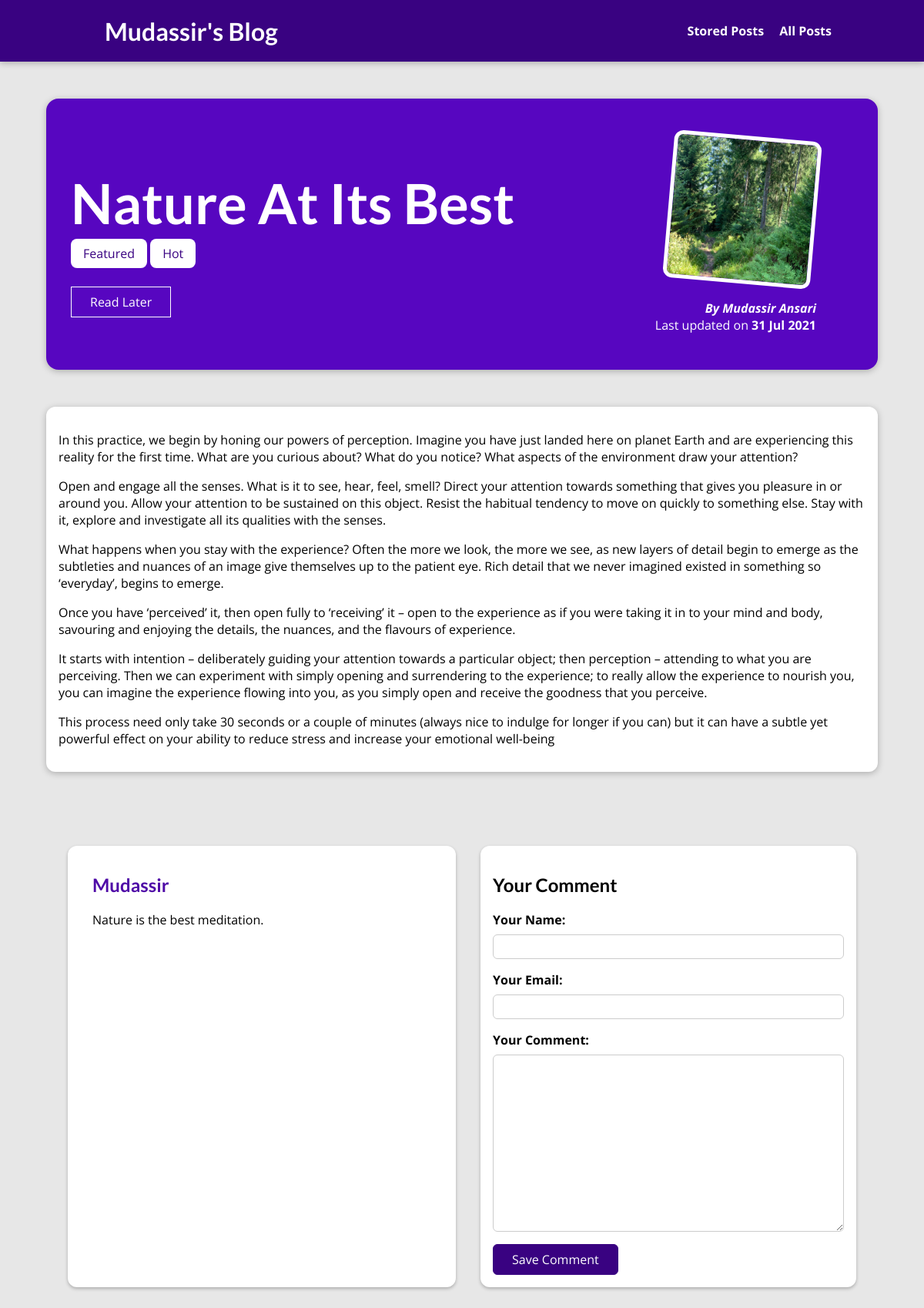
The page /posts/nature-its-best on the database its author committed.
### blog/models.py (models this page shows, shortened)
class Post(models.Model):
    title = models.CharField(max_length=100)
    excerpt = models.CharField(max_length=200)
    image = models.ImageField(upload_to = "posts", null=True)
    date = models.DateField(auto_now=True)
    slug = models.SlugField(unique=True ,default="", null=False, db_index=True)
    content = models.TextField(validators=[MinLengthValidator(20)])
    author = models.ForeignKey(Author, on_delete=models.SET_NULL, null=True, related_name="posts")
    tag = models.ManyToManyField(Tag)

class Tag(models.Model):
    caption = models.CharField(max_length=20)

class Author(models.Model):
    first_name = models.CharField(max_length=40)
    last_name = models.CharField(max_length=40)
    email = models.EmailField()
    def full_name(self):
        return f"{self.first_name} {self.last_name}"
    def __str__(self):
        return self.full_name()

class Comment(models.Model):
    user_name = models.CharField(max_length=120)
    user_email = models.EmailField(max_length=120)
    text = models.TextField(max_length=800)
    post = models.ForeignKey(Post, on_delete=models.CASCADE, related_name="comments")

### blog/views.py (the view, shortened to what this page needs)
# urls.py: path("posts/<slug:slug>", views.PostDetailView.as_view(), name="post_detail"),
class PostDetailView(View):
    def is_stored_post(self, request, post_id):
        stored_posts = request.session.get("stored_posts")
        if stored_posts is not None:
            is_saved_for_later = post_id in stored_posts
        else:
            is_saved_for_later = False
        return is_saved_for_later
    def get(self, request, slug):
        post = get_object_or_404(Post, slug=slug)
        context = {
            "post": post,
            "tags": post.tag.all(),
            "comment_form": CommentForm(),
            "comments": post.comments.all().order_by("-id"),
            "saved_for_later": self.is_stored_post(request, post.id)
        }
        return render(request, "blog/post_detail.html", context)

### blog/forms.py
class CommentForm(forms.ModelForm):
    class Meta:
        model = Comment
        exclude = ["post"]
        labels = {
            "user_name": "Your Name",
            "user_email": "Your Email",
            "text": "Your Comment"
        }

### blog/templates/blog/post_detail.html (shortened to what this page needs)
{% extends 'base.html' %}
{% load static %}
{% block cssfiles %}
<link rel="stylesheet" href="{% static 'blog/post-detail.css' %}">
{% endblock %}
{% block content %}
    <section id="summary">
        <h2>{{ post.title }}</h2>
        <div>
            {% for tag in tags %}
                <span class="tag">{{ tag.caption }}</span>
            {% endfor %}
        </div>
        <div id="read-later">
            <form action="{% url 'read_later' %}" method="POST">
                <button>
                    {% if saved_for_later %}
                    Remove from "Read Later" List
                    {% else %}
                    Read Later
                    {% endif %}
                </button>
            </form>
        </div>
        <article>
            <img src="{{ post.image.url }}" alt="{{ post.title }}">
            <address>By <a href="mailto:{{ post.author.email }}">{{ post.author }}</a></address>
            <div>
                Last updated on <time>{{ post.date|date:"d M Y" }}</time>
            </div>
        </article>
    </section>
    <main>
        {{ post.content|linebreaks }}
    </main>
    <div class="flex-container">
        <section id="comments">
            {% if comments %}
            <ul>
            {% for comment in comments %}
                <li>
                    <h2>{{ comment.user_name }}</h2>
                    <p>{{ comment.text|linebreaks }}</p>
                </li>
            {% endfor %}
            {% else %}
            <h2>There are no comments in this post</h2>
            {% endif %}
            </ul>
        </section>
        <section id="comment-form">
            <h2>Your Comment</h2>
            <form action="{% url 'post_detail' post.slug %}" method="POST">
                {% for form_field in comment_form %}
                <div class="form-control {% if form_field.errors %}invalid{% endif %}">
                    {{ form_field.label_tag }}
                    {{ form_field }}
                </div>
                {% endfor %}
                <button>Save Comment</button>
            </form>
        </section>
    </div>
{% endblock %}

### static/app.css (style rules this page uses)
* { box-sizing: border-box; }
html { font-family: 'Open Sans', 'Lato', sans-serif; }
body { margin: 0; }
h1, h2, h3 { font-family: 'Lato', sans-serif; font-weight: bold; }

### blog/static/blog/post-detail.css (style rules this page uses)
body { background-color: #e7e7e7; }
#summary { margin: 8rem auto 3rem auto; padding: 2rem; width: 90%; max-width: 90rem; border-radius: 16px; background-color: #5706c0; position: relative; box-shadow: 0 2px 8px rgba(0, 0, 0, 0.25); height: 22rem; }
#summary h2 { color: white; font-size: 4.5rem; margin-bottom: 0.75rem; }
#summary article { position: absolute; top: 2rem; right: 3rem; padding: 1rem 2rem; border-radius: 12px; text-align: right; color: white; }
#summary article img { width: 12rem; height: 12rem; border-radius: 12px; transform: rotateZ(5deg); border: 5px solid white; margin-bottom: 1rem; }
#summary address { font-weight: bold; }
#summary a { color: white; text-decoration: none; }
#summary time { font-weight: bold; }
main { width: 90%; max-width: 90rem; margin: 3rem auto; background-color: white; padding: 1rem; border-radius: 12px; box-shadow: 0 2px 8px rgba(0, 0, 0, 0.25); }
.tag { background: white; color: #390281; padding: 0.5rem 1rem; border-radius: 8px; }
.flex-container { display: flex; margin: 0 4.5rem; }
#comment-form { margin: 3rem 1rem; width: 90%; max-width: 40rem; border-radius: 12px; background-color: white; box-shadow: 0 2px 4px rgba(0, 0, 0, 0.25); padding: 1rem; }
#comment-form button { font: inherit; background-color: #390281; color: white; border: 1px solid #390281; padding: 0.5rem 1.5rem; border-radius: 6px; cursor: pointer; }
.form-control { margin-bottom: 1rem; }
.form-control label { font-weight: bold; margin-bottom: 0.5rem; display: block; }
.form-control input, .form-control textarea { display: block; width: 100%; font: inherit; padding: 0.25rem; border-radius: 6px; border: 1px solid #ccc; }
#comments { margin: 3rem 1rem; width: 90%; max-width: 60rem; border-radius: 12px; background-color: white; box-shadow: 0 2px 4px rgba(0, 0, 0, 0.25); padding: 1rem 2rem; }
#comments ul { list-style-type: none; margin: 0; padding: 0; }
#comments li { margin-bottom: 1rem; border-bottom: 2px solid #ccc; }
#comments li:last-of-type { border-bottom: none; }
#comments h2 { color: #4f0ba7; }
#read-later { margin: 2rem 0; }
#read-later button { background-color: transparent; border: 1px solid white; padding: 0.5rem 1.5rem; cursor: pointer; font: inherit; color: white; }

### rows shown on the page
Post: title "Nature At Its Best", image (picture), author "Mudassir Ansari", date "31 Jul 2021", content "In this practice, we begin by honing our powers of perception. Imagine you have just landed here on planet Earth and are experiencing this reality for the first time. What are you curious about? What do you notice? What aspects of the environment draw your attention? Open and engage all the senses. What is it to see, hear, feel, smell? Direct your attention towards something that gives you pleasure in or around you. Allow your attention to be sustained on this object. Resist the habitual tendency to move on quickly to something else. Stay with it, explore and investigate all its qualities with the senses. What happens when you stay with the experience? Often the more we look, the more we…"
Tag: caption "Featured"
Tag: caption "Hot"
Comment: user_name "Mudassir", text "Nature is the best meditation."
